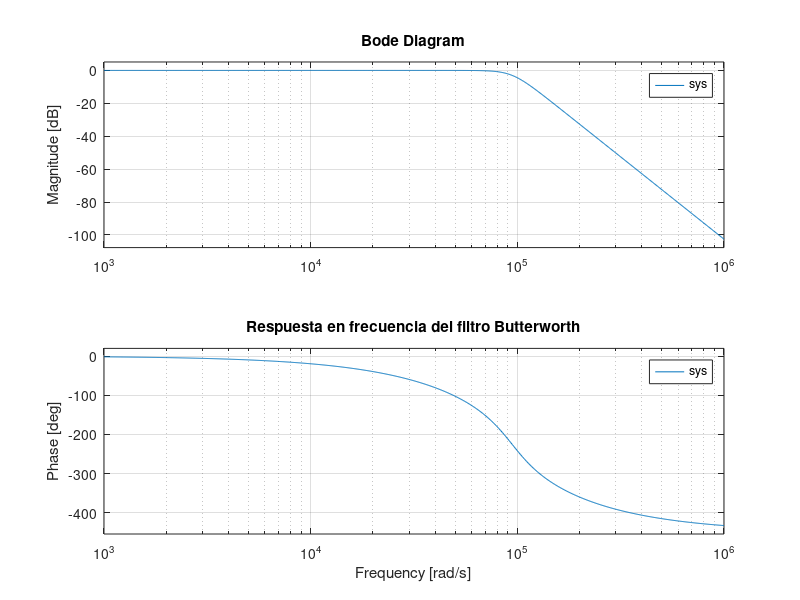

The MATLAB script that drew this image:
clc;
format long e

% Especificaciones del filtro pasabajos
W1 = 2*pi*15000; 
W2 = 2*pi*23000;
Rp = 3;
As = 15;

% Calcular el orden y la frecuencia del sistema
[N, Wc] = buttord(W1, W2, Rp, As, 's');

% Calcular el filtro
[b, a] = butter(N, Wc, 's');
sys = tf(b, a);
H = tf(b, a)

% =========================================================================
% DESCOMPOSICIÓN EN FRACCIONES PARCIALES DE H(s)
% =========================================================================

% 1. Obtener los coeficientes del numerador (b) y denominador (a)
% (Asumiendo que 'b' y 'a' ya fueron calculados con [b, a] = butter(N, Wc, 's'))
[r, p, k] = residue(b, a);

% 2. Mostrar resultados formateados por consola
fprintf('\n=======================================================\n');
fprintf('   DESCOMPOSICIÓN EN FRACCIONES PARCIALES DE H(s)\n');
fprintf('=======================================================\n\n');
fprintf('La función de transferencia se expresa como:\n');
fprintf('  H(s) = sum( r_i / (s - p_i) ) + k(s)\n\n');

% Mostrar cada par de residuo y polo
for i = 1:length(r)
    fprintf('Etapa / Término %d:\n', i);
    fprintf('  Residuo (r_%d) = %14.6e + (%14.6ej)\n', i, real(r(i)), imag(r(i)));
    fprintf('  Polo    (p_%d) = %14.6e + (%14.6ej)\n\n', i, real(p(i)), imag(p(i)));
end

% Mostrar término directo (si existe)
if isempty(k)
    fprintf('Término directo k(s) = 0 (Filtro estrictamente propio)\n');
else
    fprintf('Término directo k(s) = %s\n', mat2str(k));
end
fprintf('=======================================================\n\n');

% Conversion a Secciones de Segundo Orden (SOS)
[z, p, k] = butter(N, Wc, 's');
[sos, g] = zp2sos(z, p, k);
num_secciones = size(sos, 1);
H_etapas = cell(num_secciones, 1);

for i = 1:num_secciones
    num = sos(i, 1:3); % Coeficientes [b0, b1, b2]
    den = sos(i, 4:6); % Coeficientes [a0, a1, a2]

    % Función de transferencia de la sección actual
    H_etapas{i} = tf(num, den);
end

% Visualizar las secciones individuales
disp('Sección 1:'); H_etapas{1}
disp('Sección 2:'); H_etapas{2}
disp('Sección 3:'); H_etapas{3}

% Visualizar la respuesta en frecuencia del filtro diseñado
figure;
bode(sys);
grid on;
title('Respuesta en frecuencia del filtro Butterworth');
